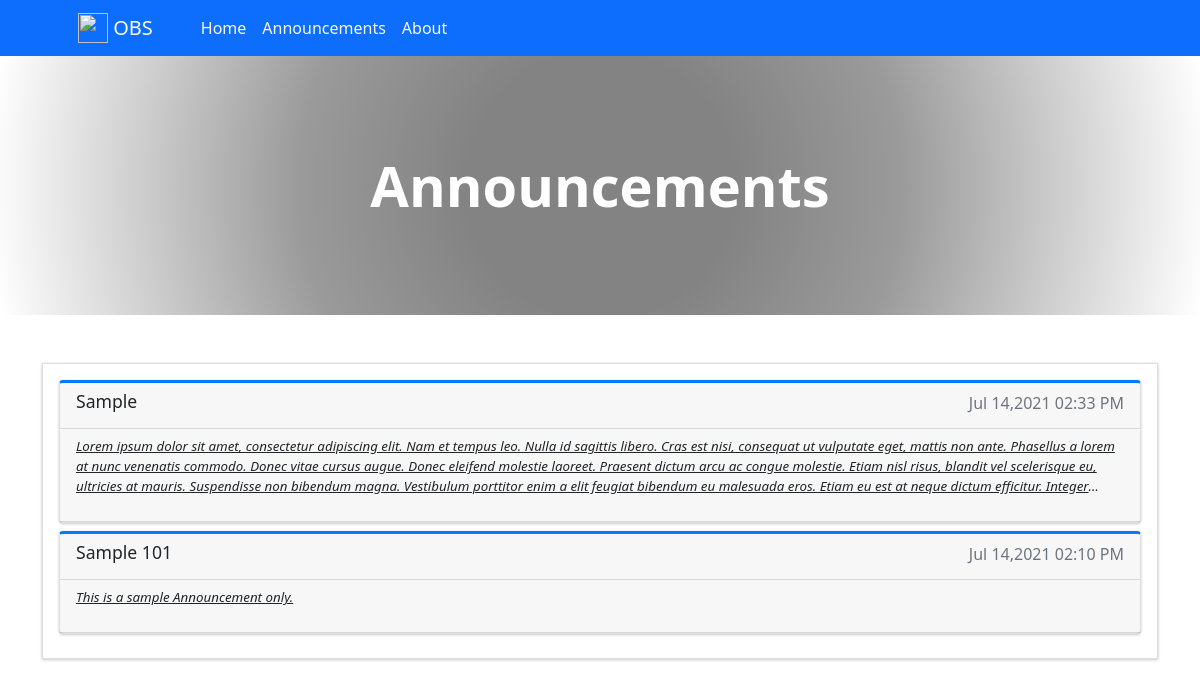
The app's page /?p=announcements with its own data.
### tables this page shows
CREATE TABLE `announcements` (
  `id` int(30) NOT NULL,
  `title` text NOT NULL,
  `announcement` text NOT NULL,
  `date_created` datetime NOT NULL DEFAULT current_timestamp(),
  `date_updated` datetime DEFAULT NULL ON UPDATE current_timestamp()
);

### announcements.php (the view, shortened to what this page needs)
 <header class="bg-dark py-5" id="main-header">
    <div class="container px-4 px-lg-5 my-5">
        <div class="text-center text-white">
            <h1 class="display-4 fw-bolder">Announcements</h1>
        </div>
    </div>
</header>
<section class="py-5">
    <div class="container">
        <div class="card rounded-0">
            <div class="card-body">
               <?php
               $qry = $conn->query("SELECT * FROM `announcements` order by unix_timestamp(date_created) desc");
               while($row = $qry->fetch_assoc()):
                    $row['announcement'] = strip_tags(stripslashes(html_entity_decode($row['announcement'])))
                ?>
                <a class="card text-dark card-outline card-primary mb-2 view_data" href="javascript:void(0)" data-id='<?php echo $row['id'] ?>' data-title='<?php echo $row['title'] ?>' >
                    <div class="card-header">
                        <h5 class="card-title"><?php echo $row['title'] ?></h5>
                        <span class="float-right text-muted"><?php echo date("M d,Y h:i A",strtotime($row['date_created'])) ?></span>
                    </div>
                    <div class="card-header">
                        <p class="truncate"><?php echo $row['announcement'] ?></p>
                    </div>
                </a>
                <?php endwhile; ?>
            </div>
        </div>
    </div>
</section>

### records on screen
announcements: title "Sample", date_created "Jul 14,2021 02:33 PM", announcement "Lorem ipsum dolor sit amet, consectetur adipiscing elit. Nam et tempus leo. Nulla id sagittis libero. Cras est nisi, consequat ut vulputate eget, mattis non ante. Phasellus a lorem at nunc venenatis commodo. Donec vitae cursus augue. Donec eleifend molestie laoreet. Praesent dictum arcu ac congue molestie. Etiam nisl risus, blandit vel scelerisque eu, ultricies at mauris. Suspendisse non bibendum magna. Vestibulum porttitor enim a elit feugiat bibendum eu malesuada eros. Etiam eu est at neque dictum efficitur.…"
announcements: title "Sample 101", date_created "Jul 14,2021 02:10 PM", announcement "This is a sample Announcement only."

### other values on screen
$_settings->info('short_name') "OBS"
